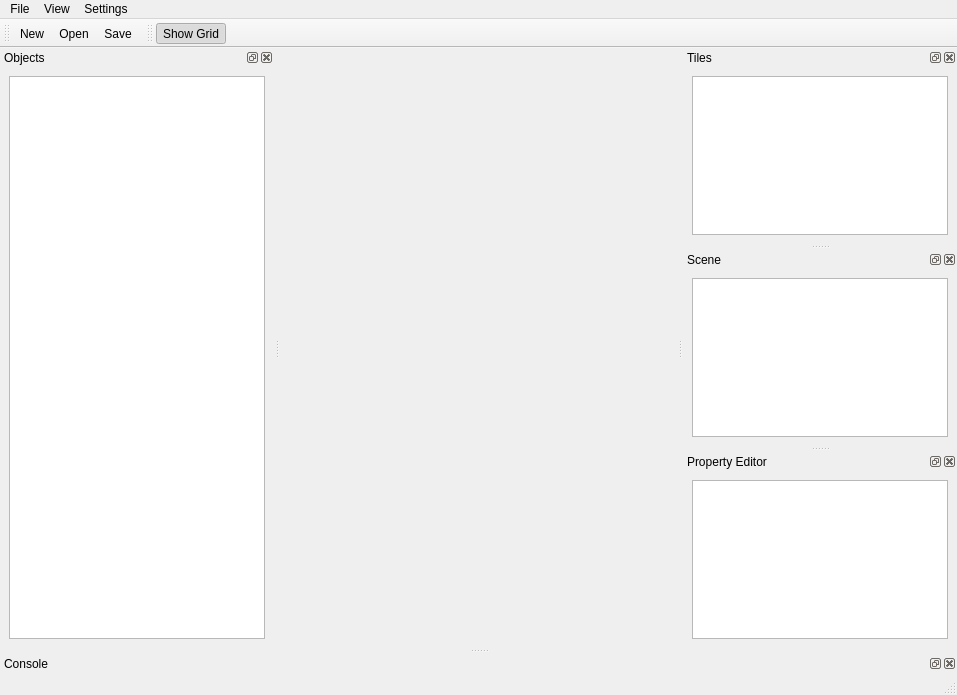
<?xml version="1.0" encoding="UTF-8"?>
<ui version="4.0">
 <class>Editor</class>
 <widget class="QMainWindow" name="Editor">
  <property name="geometry">
   <rect>
    <x>0</x>
    <y>0</y>
    <width>957</width>
    <height>695</height>
   </rect>
  </property>
  <property name="sizePolicy">
   <sizepolicy hsizetype="Preferred" vsizetype="Preferred">
    <horstretch>0</horstretch>
    <verstretch>0</verstretch>
   </sizepolicy>
  </property>
  <property name="windowTitle">
   <string>Procyon</string>
  </property>
  <property name="dockNestingEnabled">
   <bool>false</bool>
  </property>
  <property name="unifiedTitleAndToolBarOnMac">
   <bool>true</bool>
  </property>
  <widget class="QWidget" name="centralwidget">
   <property name="sizePolicy">
    <sizepolicy hsizetype="Preferred" vsizetype="Preferred">
     <horstretch>0</horstretch>
     <verstretch>0</verstretch>
    </sizepolicy>
   </property>
   <property name="autoFillBackground">
    <bool>false</bool>
   </property>
   <layout class="QVBoxLayout" name="verticalLayout0"/>
  </widget>
  <widget class="QMenuBar" name="menubar">
   <property name="geometry">
    <rect>
     <x>0</x>
     <y>0</y>
     <width>957</width>
     <height>26</height>
    </rect>
   </property>
   <widget class="QMenu" name="menuFile">
    <property name="title">
     <string>File</string>
    </property>
    <widget class="QMenu" name="menuRecent_Maps">
     <property name="title">
      <string>Recent Maps</string>
     </property>
    </widget>
    <addaction name="actionNew"/>
    <addaction name="actionOpen"/>
    <addaction name="menuRecent_Maps"/>
    <addaction name="separator"/>
    <addaction name="actionSave"/>
    <addaction name="actionSave_As"/>
    <addaction name="separator"/>
    <addaction name="actionClose"/>
    <addaction name="actionQuit"/>
   </widget>
   <widget class="QMenu" name="menuView">
    <property name="title">
     <string>View</string>
    </property>
    <widget class="QMenu" name="menuGrid_Size">
     <property name="title">
      <string>Grid Size</string>
     </property>
     <addaction name="actionDisableGrid"/>
     <addaction name="separator"/>
     <addaction name="action1x1"/>
     <addaction name="action5x5"/>
    </widget>
    <widget class="QMenu" name="menuToolbars">
     <property name="title">
      <string>Toolbars</string>
     </property>
    </widget>
    <widget class="QMenu" name="menuWindows">
     <property name="title">
      <string>Windows</string>
     </property>
    </widget>
    <addaction name="actionReset"/>
    <addaction name="menuGrid_Size"/>
    <addaction name="separator"/>
    <addaction name="menuWindows"/>
    <addaction name="menuToolbars"/>
   </widget>
   <widget class="QMenu" name="menuSettings">
    <property name="title">
     <string>Settings</string>
    </property>
    <addaction name="actionPreferences"/>
   </widget>
   <addaction name="menuFile"/>
   <addaction name="menuView"/>
   <addaction name="menuSettings"/>
  </widget>
  <widget class="QStatusBar" name="statusbar"/>
  <widget class="QDockWidget" name="dockTiles">
   <property name="windowTitle">
    <string>Tiles</string>
   </property>
   <attribute name="dockWidgetArea">
    <number>2</number>
   </attribute>
   <widget class="QWidget" name="dockWidgetContents">
    <layout class="QHBoxLayout" name="horizontalLayout">
     <item>
      <widget class="QListWidget" name="listWidget"/>
     </item>
    </layout>
   </widget>
  </widget>
  <widget class="QDockWidget" name="dockScene">
   <property name="enabled">
    <bool>true</bool>
   </property>
   <property name="windowTitle">
    <string>Scene</string>
   </property>
   <attribute name="dockWidgetArea">
    <number>2</number>
   </attribute>
   <widget class="QWidget" name="dockWidgetContents_2">
    <layout class="QHBoxLayout" name="horizontalLayout_4">
     <item>
      <widget class="QTableWidget" name="tableWidget"/>
     </item>
    </layout>
   </widget>
  </widget>
  <widget class="QToolBar" name="fileToolbar">
   <property name="enabled">
    <bool>true</bool>
   </property>
   <property name="windowTitle">
    <string>File</string>
   </property>
   <attribute name="toolBarArea">
    <enum>TopToolBarArea</enum>
   </attribute>
   <attribute name="toolBarBreak">
    <bool>false</bool>
   </attribute>
   <addaction name="actionNew"/>
   <addaction name="actionOpen"/>
   <addaction name="actionSave"/>
  </widget>
  <widget class="QToolBar" name="viewToolbar">
   <property name="windowTitle">
    <string>View</string>
   </property>
   <attribute name="toolBarArea">
    <enum>TopToolBarArea</enum>
   </attribute>
   <attribute name="toolBarBreak">
    <bool>false</bool>
   </attribute>
   <addaction name="actionDisableGrid"/>
  </widget>
  <widget class="QDockWidget" name="dockLog">
   <property name="windowTitle">
    <string>Console</string>
   </property>
   <attribute name="dockWidgetArea">
    <number>8</number>
   </attribute>
   <widget class="QWidget" name="dockWidgetContents_3"/>
  </widget>
  <widget class="QDockWidget" name="dockObjects">
   <property name="windowTitle">
    <string>Objects</string>
   </property>
   <attribute name="dockWidgetArea">
    <number>1</number>
   </attribute>
   <widget class="QWidget" name="dockWidgetContents_4">
    <layout class="QHBoxLayout" name="horizontalLayout_2">
     <item>
      <widget class="QTreeView" name="sceneTree"/>
     </item>
    </layout>
   </widget>
  </widget>
  <widget class="QDockWidget" name="dockProperties">
   <property name="windowTitle">
    <string>Property Editor</string>
   </property>
   <attribute name="dockWidgetArea">
    <number>2</number>
   </attribute>
   <widget class="QWidget" name="dockWidgetContents_5">
    <layout class="QHBoxLayout" name="horizontalLayout_3">
     <item>
      <widget class="QtTreePropertyBrowser" name="propertyList"/>
     </item>
    </layout>
   </widget>
  </widget>
  <action name="actionReset">
   <property name="checkable">
    <bool>false</bool>
   </property>
   <property name="text">
    <string>Reset Camera</string>
   </property>
   <property name="shortcut">
    <string>R</string>
   </property>
  </action>
  <action name="action1x1">
   <property name="checkable">
    <bool>true</bool>
   </property>
   <property name="text">
    <string>1x1</string>
   </property>
  </action>
  <action name="action5x5">
   <property name="checkable">
    <bool>true</bool>
   </property>
   <property name="text">
    <string>5x5</string>
   </property>
  </action>
  <action name="actionDisableGrid">
   <property name="checkable">
    <bool>true</bool>
   </property>
   <property name="checked">
    <bool>true</bool>
   </property>
   <property name="icon">
    <iconset resource="editor_resources.qrc">
     <normaloff>:/resources/grid.png</normaloff>:/resources/grid.png</iconset>
   </property>
   <property name="text">
    <string>Show Grid</string>
   </property>
  </action>
  <action name="actionNew">
   <property name="enabled">
    <bool>true</bool>
   </property>
   <property name="icon">
    <iconset resource="editor_resources.qrc">
     <normaloff>:/resources/document.png</normaloff>:/resources/document.png</iconset>
   </property>
   <property name="text">
    <string>New</string>
   </property>
   <property name="shortcut">
    <string>Ctrl+N</string>
   </property>
  </action>
  <action name="actionSave">
   <property name="icon">
    <iconset resource="editor_resources.qrc">
     <normaloff>:/resources/disk-black.png</normaloff>:/resources/disk-black.png</iconset>
   </property>
   <property name="text">
    <string>Save</string>
   </property>
   <property name="shortcut">
    <string>Ctrl+S</string>
   </property>
  </action>
  <action name="actionSave_As">
   <property name="text">
    <string>Save As</string>
   </property>
   <property name="shortcut">
    <string>Ctrl+T, G</string>
   </property>
  </action>
  <action name="actionClose">
   <property name="text">
    <string>Close</string>
   </property>
   <property name="shortcut">
    <string>Ctrl+W</string>
   </property>
  </action>
  <action name="actionQuit">
   <property name="text">
    <string>Quit</string>
   </property>
   <property name="shortcut">
    <string>Ctrl+Q</string>
   </property>
  </action>
  <action name="actionOpen">
   <property name="icon">
    <iconset resource="editor_resources.qrc">
     <normaloff>:/resources/folder-horizontal-open.png</normaloff>:/resources/folder-horizontal-open.png</iconset>
   </property>
   <property name="text">
    <string>Open</string>
   </property>
   <property name="shortcut">
    <string>Ctrl+O</string>
   </property>
  </action>
  <action name="actionPreferences">
   <property name="text">
    <string>Preferences...</string>
   </property>
  </action>
 </widget>
 <customwidgets>
  <customwidget>
   <class>QtTreePropertyBrowser</class>
   <extends>QListWidget</extends>
   <header location="global">QtTreePropertyBrowser</header>
  </customwidget>
 </customwidgets>
 <tabstops>
  <tabstop>tableWidget</tabstop>
  <tabstop>listWidget</tabstop>
 </tabstops>
 <resources>
  <include location="editor_resources.qrc"/>
 </resources>
 <connections/>
</ui>
